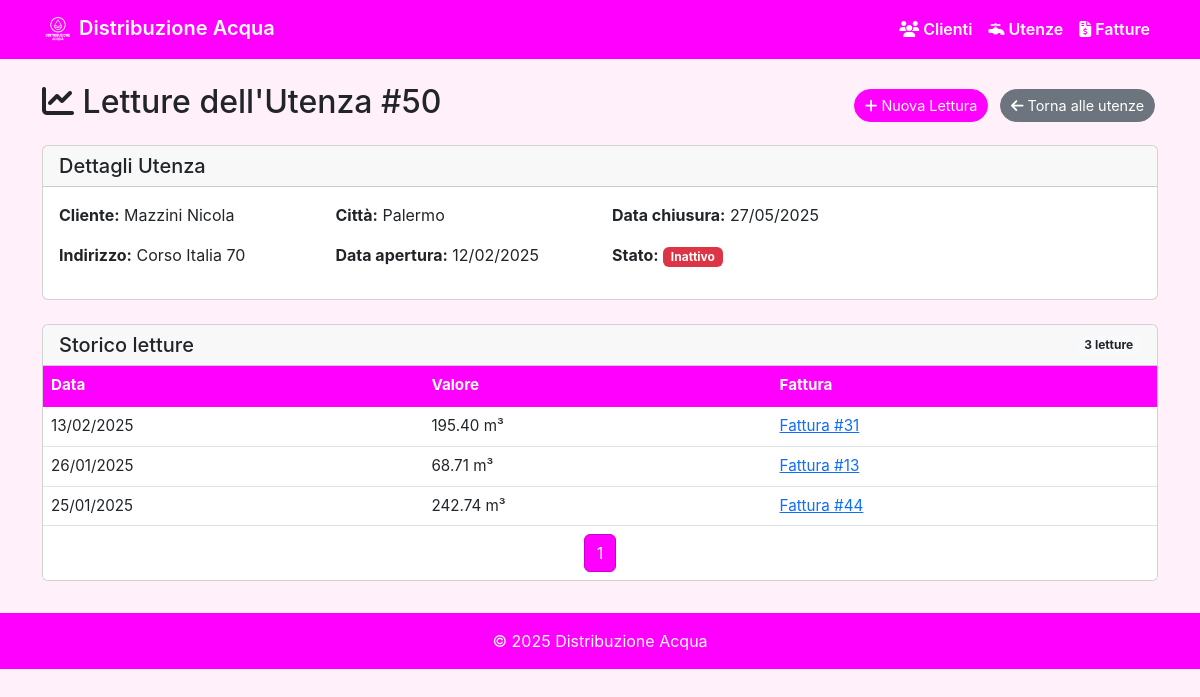
/utenze/50/letture/, run on the app's committed database.
### una_acies/models.py (models this page shows, shortened)
class Utenza(models.Model):
    STATI = (
        ('attivo', 'Attivo'),
        ('inattivo', 'Inattivo'),
    )
    codice = models.AutoField(primary_key=True)
    data_apertura = models.DateField()
    indirizzo = models.CharField(max_length=200)
    citta = models.CharField(max_length=100)
    data_chiusura = models.DateField(null=True, blank=True)
    stato = models.CharField(max_length=10, choices=STATI)
    cliente = models.ForeignKey(Cliente, on_delete=models.CASCADE)

class Cliente(models.Model):
    codice = models.AutoField(primary_key=True)
    codice_fiscale = models.CharField(max_length=16)
    ragione_sociale = models.CharField(max_length=100)
    indirizzo = models.CharField(max_length=200)
    citta = models.CharField(max_length=100)

class Lettura(models.Model):
    codice = models.AutoField(primary_key=True)
    utenza = models.ForeignKey(Utenza, on_delete=models.CASCADE)
    fattura = models.ForeignKey(Fattura, on_delete=models.SET_NULL, null=True, blank=True)
    data = models.DateField()
    valore = models.DecimalField(max_digits=10, decimal_places=2)

class Fattura(models.Model):
    codice = models.AutoField(primary_key=True)
    data = models.DateField()
    imponibile = models.DecimalField(max_digits=10, decimal_places=2)
    iva = models.DecimalField(max_digits=5, decimal_places=2)
    totale = models.DecimalField(max_digits=10, decimal_places=2)

### una_acies/views.py (the view)
# urls.py: path('utenze/<int:pk>/letture/', views.utenza_letture, name='utenza_letture'),
def utenza_letture(request, pk):
    utenza = get_object_or_404(Utenza, pk=pk)
    letture = Lettura.objects.filter(utenza=utenza).order_by('-data')
    paginator = Paginator(letture, 10)
    page_number = request.GET.get('page')
    page_obj = paginator.get_page(page_number)
    return render(request, 'una_acies/utenza_letture.html', {
        'utenza': utenza, 'letture': page_obj
    })

### una_acies/templates/una_acies/utenza_letture.html (shortened to what this page needs)
{% extends "una_acies/base.html" %}
{% block content %}
<div class="d-flex justify-content-between align-items-center mb-3">
    <h2><i class="fa-solid fa-chart-line"></i> Letture dell'Utenza #{{ utenza.codice }}</h2>
    <div>
        <a href="{% url 'lettura_create' %}?utenza={{ utenza.pk }}" class="btn btn-fucsia btn-action me-2">
            <i class="fa-solid fa-plus"></i> Nuova Lettura
        </a>
        <a href="{% url 'utenze_list' %}" class="btn btn-secondary btn-action">
            <i class="fa-solid fa-arrow-left"></i> Torna alle utenze
        </a>
    </div>
</div>
<div class="card mb-4">
    <div class="card-header fucsia-header">
        <h5 class="mb-0">Dettagli Utenza</h5>
    </div>
    <div class="card-body">
        <div class="row">
            <div class="col-md-3">
                <p><strong>Cliente:</strong> {{ utenza.cliente.ragione_sociale }}</p>
                <p><strong>Indirizzo:</strong> {{ utenza.indirizzo }}</p>
            </div>
            <div class="col-md-3">
                <p><strong>Città:</strong> {{ utenza.citta }}</p>
                <p><strong>Data apertura:</strong> {{ utenza.data_apertura|date:"d/m/Y" }}</p>
            </div>
            <div class="col-md-3">
                <p><strong>Data chiusura:</strong> {{ utenza.data_chiusura|date:"d/m/Y"|default:"-" }}</p>
                <p><strong>Stato:</strong>
                    {% if utenza.stato == 'attivo' %}
                    <span class="badge bg-success">Attivo</span>
                    {% else %}
                    <span class="badge bg-danger">Inattivo</span>
                    {% endif %}
                </p>
            </div>
        </div>
    </div>
</div>
<div class="card">
    <div class="card-header fucsia-header d-flex justify-content-between align-items-center">
        <h5 class="mb-0">Storico letture</h5>
        <span class="badge bg-light text-dark">{{ letture.paginator.count }} letture</span>
    </div>
    <div class="card-body p-0">
        <div class="table-responsive">
            <table class="table table-hover align-middle mb-0">
                <thead>
                    <tr>
                        <th>Data</th>
                        <th>Valore</th>
                        <th>Fattura</th>
                    </tr>
                </thead>
                <tbody>
                    {% for lettura in letture %}
                    <tr>
                        <td>{{ lettura.data|date:"d/m/Y" }}</td>
                        <td>{{ lettura.valore }} m³</td>
                        <td>
                            {% if lettura.fattura %}
                            <a href="{% url 'fattura_letture' lettura.fattura.pk %}">Fattura #{{ lettura.fattura.codice }}</a>
                            {% else %}
                            <span class="text-muted">Non fatturata</span>
                            {% endif %}
                        </td>
                    </tr>
                    {% endfor %}
                </tbody>
            </table>
        </div>
        <div id="ajax-pagination" class="card-footer bg-white border-0">
            <nav>
                <ul class="pagination justify-content-center mb-0">
                    {% for num in letture.paginator.page_range %}
                    <li class="page-item {% if letture.number == num %}active{% endif %}">
                        <a class="page-link" href="?page={{ num }}">{{ num }}</a>
                    </li>
                    {% endfor %}
                </ul>
            </nav>
        </div>
    </div>
</div>
{% endblock %}

### una_acies/templates/una_acies/base.html (style rules this page uses)
:root { --fucsia: #FF00FF; --fucsia-dark: #cc00cc; }
body { background-color: #FFF0FA; font-family: 'Inter', Arial, sans-serif; zoom: 1; }
.btn-primary, .btn-fucsia { background-color: var(--fucsia) !important; border-color: var(--fucsia) !important; color: #fff !important; }
.btn-action { font-size: 0.9rem; padding: 0.3rem 0.6rem; margin-right: 0.2rem; border-radius: 20px; }
.table thead th { background-color: #FF00FF !important; color: #fff !important; font-weight: bold; border-bottom: 2px solid #FF00FF !important; }
.pagination .page-link { color: var(--fucsia) !important; border-color: var(--fucsia) !important; }
.pagination .active .page-link { background-color: var(--fucsia) !important; border-color: var(--fucsia-dark) !important; color: #fff !important; }
.table th, .table td { font-size: 0.95rem; vertical-align: middle; }

### data on the page
Utenza: codice "50", cliente.ragione_sociale "Mazzini Nicola", indirizzo "Corso Italia 70", citta "Palermo", data_apertura "12/02/2025", data_chiusura "27/05/2025"
Lettura: data "13/02/2025", valore "195.40", fattura.codice "31"
Lettura: data "26/01/2025", valore "68.71", fattura.codice "13"
Lettura: data "25/01/2025", valore "242.74", fattura.codice "44"

### other printed values
{{ letture.paginator.count }} "3"
{{ num }} "1"
